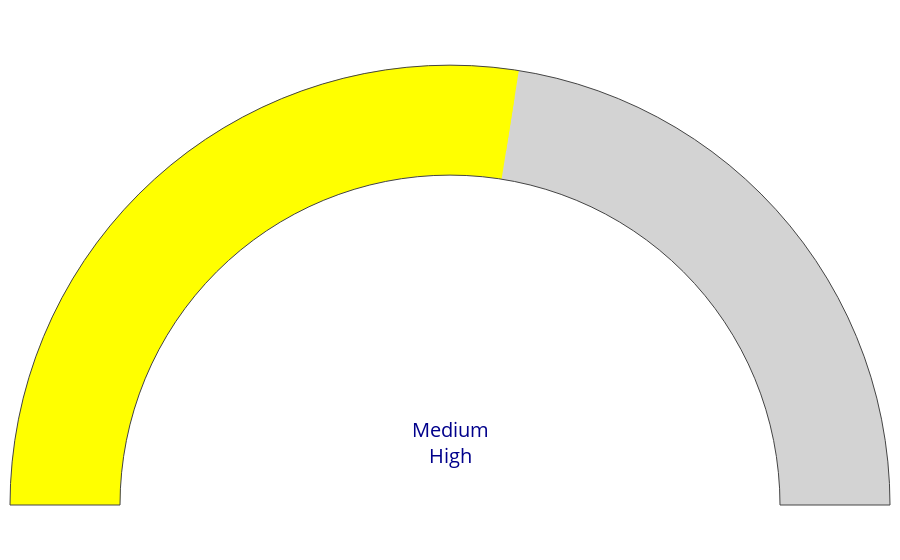

Write notebook code for a chart like this one.
### Code cell
DMPlots

### Figure 1 — Plotly figure (JSON) as saved in the notebook; plotly's stock layout.template omitted (floating-point values rounded to 4 significant figures)
{"data": [{"gauge": {"axis": {"range": [0, 100], "tickvals": [], "visible": false}, "bar": {"color": "Yellow"}, "bgcolor": "lightgray", "steps": [{"color": "Yellow", "range": [0, 55]}]}, "mode": "gauge", "type": "indicator", "value": 55}], "layout": {"annotations": [{"align": "center", "font": {"color": "darkblue", "size": 20}, "showarrow": false, "text": "Medium<br>High", "x": 0.5, "xanchor": "center", "y": 0.15, "yanchor": "bottom"}], "autosize": true, "margin": {"b": 10, "l": 10, "r": 10, "t": 20}, "paper_bgcolor": "white", "plot_bgcolor": "white"}}
